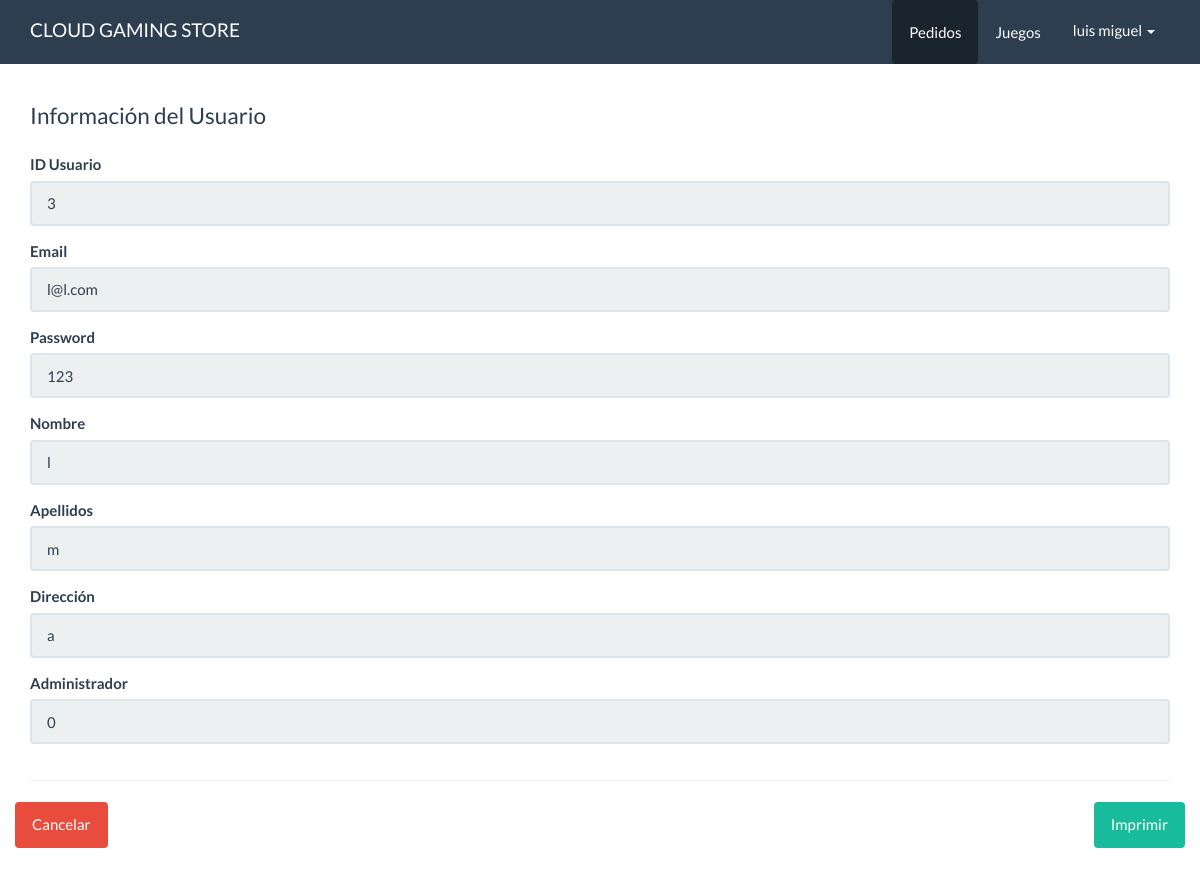
The app's page /TiendaOnline/panel/verUsuario.php?USUARIO_ID_USUARIO=3 (signed in) with its own data.
### tables this page shows
CREATE TABLE `usuario` (
  `ID_USUARIO` int(10) NOT NULL,
  `EMAIL` varchar(50) NOT NULL,
  `PASSWORD` varchar(50) NOT NULL,
  `NOMBRE` varchar(25) NOT NULL,
  `APELLIDOS` varchar(25) NOT NULL,
  `DIRECCION` varchar(100) NOT NULL,
  `ADMIN` int(1) NOT NULL
);

### TiendaOnline/src/Usuario.php (called while the page is built, shortened)
<?php
class Usuario{
    private $cn = null;
    public function __construct(){
        $this->config = parse_ini_file(__DIR__.'/../config.ini') ;
        $this->cn = new \PDO( $this->config['dns'], $this->config['usuario'],$this->config['clave'],array(
            \PDO::MYSQL_ATTR_INIT_COMMAND => 'SET NAMES utf8'
        ));
    }
    public function mostrarPorId($id){
        $sql = "SELECT * FROM `usuario` WHERE `ID_USUARIO`=:USUARIO_ID_USUARIO ";
        $resultado = $this->cn->prepare($sql);
        $_array = array(
            "USUARIO_ID_USUARIO" =>  $id
        );
        if($resultado->execute($_array))
            return $resultado->fetch();
        return false;
    }
}

### TiendaOnline/panel/verUsuario.php (the view, shortened to what this page needs)
<!DOCTYPE html>
<html lang="en">
<head>
    <link rel="stylesheet" href="../assets/css/bootstrap.min.css">
    <link rel="stylesheet" href="../assets/css/estilos.css">
</head>
<body>
    <nav class="navbar navbar-default navbar-fixed-top">
      <div class="container">
        <div class="navbar-header">
          <a class="navbar-brand" href="./mainpanel.php">CLOUD GAMING STORE</a>
        </div>
        <div id="navbar" class="navbar-collapse collapse">
          <ul class="nav navbar-nav pull-right">
            <li class="active">
              <a href="./pedidos/index.php" class="btn">Pedidos</a>
            </li>
            <li>
              <a href="./juegos/index.php" class="btn">Juegos</a>
            </li>
            <li class="dropdown">
                <a href="#" class="dropdown-toggle" data-toggle="dropdown" role="button" aria-haspopup="true" aria-expanded="false">
                  <?php print $_SESSION['usuario_info']['NOMBRE'] ?> <span class="caret"></span></a>
            </li>
          </ul>
        </div>
      </div>
    </nav>
    <div class="container" id="main">
        <div class="row">
          <div class="col-md-12">
            <fieldset>
                <?php
                    $id = $_GET['USUARIO_ID_USUARIO'];
                    $cliente = new tonline\Usuario;
                    $info_cliente = $cliente->mostrarPorId($id);
                ?>
                <legend>Información del Usuario</legend>
                <div class="form-group">
                    <label>ID Usuario</label>
                    <input value="<?php print $info_cliente['ID_USUARIO'] ?>" type="text" class="form-control" readonly>
                </div>
                <div class="form-group">
                    <label>Email</label>
                    <input value="<?php print $info_cliente['EMAIL'] ?>" type="text" class="form-control" readonly>
                </div>
                <div class="form-group">
                    <label>Password</label>
                    <input value="<?php print $info_cliente['PASSWORD'] ?>" type="text" class="form-control" readonly>
                </div>
                <div class="form-group">
                    <label>Nombre</label>
                    <input value="<?php print $info_cliente['NOMBRE'] ?>" type="text" class="form-control" readonly>
                </div>
                <div class="form-group">
                    <label>Apellidos</label>
                    <input value="<?php print $info_cliente['APELLIDOS'] ?>" type="text" class="form-control" readonly>
                </div>
                <div class="form-group">
                    <label>Dirección</label>
                    <input value="<?php print $info_cliente['DIRECCION'] ?>" type="text" class="form-control" readonly>
                </div>
                <div class="form-group">
                    <label>Administrador</label>
                    <input value="<?php print $info_cliente['ADMIN'] ?>" type="text" class="form-control" readonly>
                </div>
          </div>
        </div>
        <hr>
        <div class="row">
          <div class="pull-left">
               <a href="./mainpanel.php" class="btn btn-danger hidden-print">Cancelar</a>
          </div>
          <div class="pull-right">
              <a href="javascript:;" id="btnImprimir" class="btn btn-success hidden-print">Imprimir</a>
          </div>
        </div>
        <br><br>
    </div>
</body>
</html>

### TiendaOnline/assets/css/estilos.css (style rules this page uses)
#main { margin-top: 100px; }

### records on screen
usuario: ID_USUARIO "3", EMAIL "l@l.com", PASSWORD "123", NOMBRE "l", APELLIDOS "m", DIRECCION "a", ADMIN "0"

### other values on screen
$_SESSION['usuario_info']['NOMBRE'] "luis miguel"
